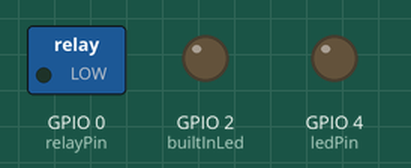
Bench run of a sketch on a simulated ESP8266 (NodeMCU). Shown: switched loads named in the sketch (green lamp = pin HIGH), output pins drawn as LEDs (lit = HIGH). WiFi joins after 1.5 s; servers stay silent unless stated; what the sketch prints to the serial monitor is not drawn.

Above: at 0.0 s.
At 16.1 s:
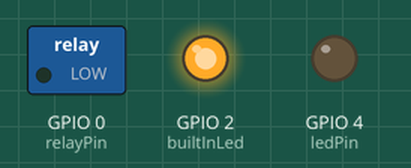
Timing chart, 0 to 17.6 s (numbered marks = the images above):
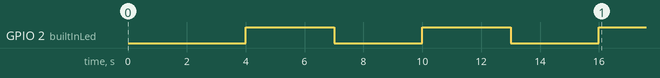

The sketch:

Device_Control_From_Website.ino
```cpp
#include <ESP8266WiFi.h>
#include <ESP8266HTTPClient.h>
#include <WiFiClientSecure.h>
#include <ArduinoJson.h>

const char ssid[] = "No Internet";
const char pass[] = "**********";
char api[] = "https://iot-backend-x17e.onrender.com/api/iot-data/";

const int ledPin = 4;    // D2 (Fan)
const int relayPin = 0;  // D3 (Light)
const int builtInLed = LED_BUILTIN;

WiFiClientSecure client;
HTTPClient http;

// Json parsing
void parseIoTData(String jsonString) {
  JsonDocument doc;
  DeserializationError error = deserializeJson(doc, jsonString);

  if (error) {
    Serial.print("JSON Parsing Failed: ");
    Serial.println(error.c_str());
    return;
  }

  JsonArray dataArray = doc["data"];

  for (JsonObject item : dataArray) {
    const char* id = item["_id"];
    const char* name = item["name"];
    bool status = item["status"];

    if (strcmp(id, "6a3e4a47306c255f6e637f73") == 0) {
      if (status == 1) {
        digitalWrite(relayPin, LOW);
      } else {
        digitalWrite(relayPin, HIGH);
      }
    } else if (strcmp(id, "6a3e4a5e306c255f6e637f74") == 0) {
      if (status == 1) {
        digitalWrite(ledPin, HIGH);
      } else {
        digitalWrite(ledPin, LOW);
      }
    }
  }
}

void setup() {
  Serial.begin(115200);
  delay(1000);

  pinMode(relayPin, OUTPUT);
  pinMode(ledPin, OUTPUT);
  pinMode(builtInLed, OUTPUT);

  // Power connection signal
  int i = 0;
  while (i <= 2) {
    digitalWrite(builtInLed, LOW);
    delay(3000);
    digitalWrite(builtInLed, HIGH);
    delay(3000);
    i++;
  }

  WiFi.mode(WIFI_STA);
  WiFi.begin(ssid, pass);

  Serial.print("\nConnecting to Wi-Fi");
  while (WiFi.status() != WL_CONNECTED) {
    delay(500);
    Serial.print(".");
  }

  Serial.print("\nEsp is connected to the : ");
  Serial.println(ssid);

  // Ingnore HTTPS certificate verification
  client.setInsecure();
}

void loop() {
  if (WiFi.status() == WL_CONNECTED) {

    // HTTP connection start
    if (http.begin(client, api)) {

      // Send HTTP GET request
      int httpResponseCode = http.GET();

      if (httpResponseCode > 0) {
        String payload = http.getString();
        // Serial.println(payload);

        // Json parsing
        parseIoTData(payload);
      } else {
        Serial.print("Error code : ");
        Serial.println(http.errorToString(httpResponseCode).c_str());
      }

      http.end();
    }
  } else {
    Serial.println("WiFi Disconnected");
  }

  delay(3000);
}
```
